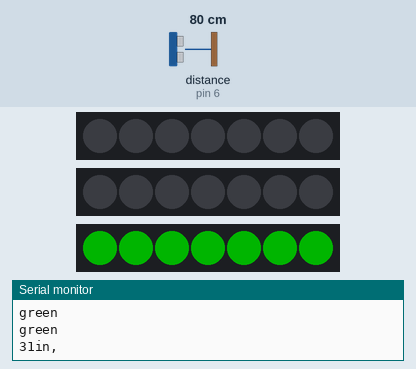
Recording of a sketch running on a simulated Arduino Uno, built with avr-gcc and run on an emulated ATmega328P. Parts: 3 × 7 RGB LEDs in strip order, left to right, the last lines printed to the serial monitor. Wiring (inferred from the names in the program): ultrasonic range finder: trigger pin 7; echo pin 6. Inputs (shaded band) come from the test bench; at power-on: distance to the obstacle (sensor on pin 6) 80 cm. The echo pulse lasts 58.3 µs per cm; dim RGB values are drawn brighter than linear.

Above: at 4.2 s.
4.3 s: distance to the obstacle (sensor on pin 6) set to 2 cm
At 5.0 s:
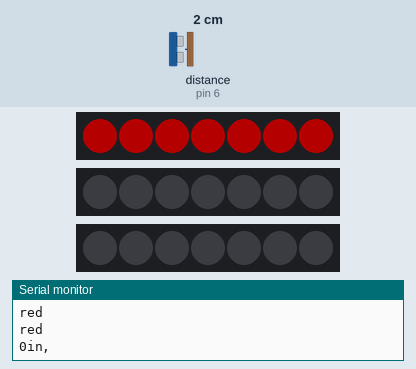
5.9 s: distance to the obstacle (sensor on pin 6) set to 35 cm
At 6.6 s:
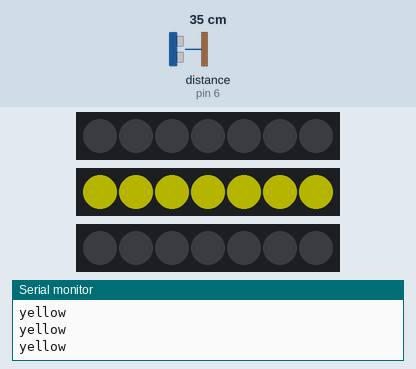
7.5 s: distance to the obstacle (sensor on pin 6) set to 4 cm
At 8.2 s:
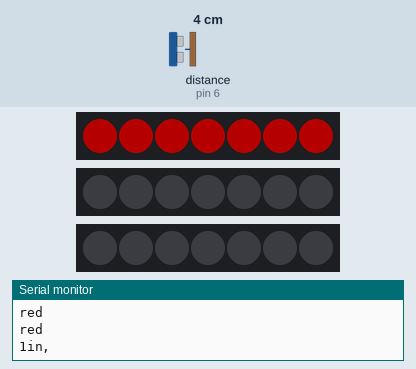
9.1 s: distance to the obstacle (sensor on pin 6) set to 120 cm
At 10.0 s:
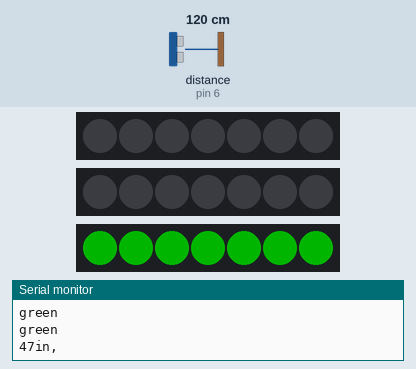
Timing chart, 0 to 11.7 s (numbered marks = the images above; inputs shaded):
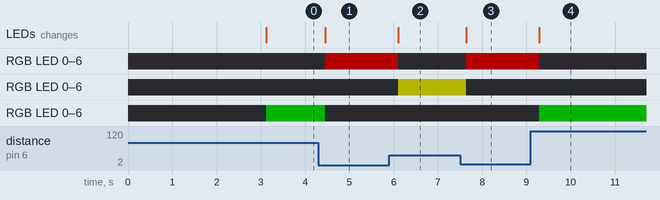

The sketch:

ulstrasound-lights.ino
```cpp
const int pingPin = 7; // Trigger Pin of Ultrasonic Sensor
const int echoPin = 6; // Echo Pin of Ultrasonic Sensor

#include <FastLED.h>        //addressable led library

#define LED_PIN_R     10    //red leds pin 10
#define LED_PIN_Y     11    //yellow leds pin 10
#define LED_PIN_G     12    //green leds pin 10

#define NUM_LEDS    7       //number of leds on the strip
#define BRIGHTNESS  64      //default brightness
#define LED_TYPE    WS2811    //led strip type
#define COLOR_ORDER GRB       //grb rgb etc
CRGB leds_r[NUM_LEDS];      //prepare color arrays for each strip
CRGB leds_y[NUM_LEDS];
CRGB leds_g[NUM_LEDS];

#define UPDATES_PER_SECOND 100      //how often to update the colors

void setup() {
    delay( 3000 ); // power-up safety delay
    FastLED.addLeds<LED_TYPE, LED_PIN_R, COLOR_ORDER>(leds_r, NUM_LEDS).setCorrection( TypicalLEDStrip ); //start up led structure
    FastLED.addLeds<LED_TYPE, LED_PIN_Y, COLOR_ORDER>(leds_y, NUM_LEDS).setCorrection( TypicalLEDStrip );
    FastLED.addLeds<LED_TYPE, LED_PIN_G, COLOR_ORDER>(leds_g, NUM_LEDS).setCorrection( TypicalLEDStrip );
    FastLED.setBrightness(  BRIGHTNESS );     //set default brighness

   Serial.begin(9600); // Starting Serial Terminal
   Serial.print("starting device ");  //serial debug
}

void loop() {
   long duration, inches;       //initialize distances
   pinMode(pingPin, OUTPUT);    //check output pin
   digitalWrite(pingPin, LOW); //send ping
   delayMicroseconds(2);
   digitalWrite(pingPin, HIGH);
   delayMicroseconds(10);
   digitalWrite(pingPin, LOW);
   pinMode(echoPin, INPUT);   //read echo
   duration = pulseIn(echoPin, HIGH); //find how long it took
   inches = microsecondsToInches(duration);   //use speed of sound to approximate distance
   Serial.print(inches);        //print
   Serial.println("in, ");
   delay(100);
   static uint8_t colorIndex = 0; //prepare default colors
   uint8_t brightness = 255;      //reset brighness

   if (inches < 10)             //if we are within 10 inches, stop
   {
        for( int i = 0; i < NUM_LEDS; i++) {      //loop through leds on strips
        leds_r[i] = CRGB {brightness,0,0};        //turn on red on red strip
        leds_y[i] = CRGB {0,0,0};                 //turn off other strips
        leds_g[i] = CRGB {0,0,0};
        Serial.println("red ");
        FastLED.show();                           //activate leds
    }
   }
    if (inches > 10 && inches < 20)                 //similar for yellow and green
   {
        for( int i = 0; i < NUM_LEDS; i++) {
        leds_r[i] = CRGB {0,0,0};
        leds_y[i] = CRGB {brightness,brightness,0};
        leds_g[i] = CRGB {0,0,0};
        Serial.println("yellow ");
        FastLED.show();
    }
   }
      if (inches > 20)
   {
        for( int i = 0; i < NUM_LEDS; i++) {
        leds_r[i] = CRGB {0,0,0};
        leds_y[i] = CRGB {0,0,0};
        leds_g[i] = CRGB {0,brightness,0};
        Serial.println("green ");
        FastLED.show();
    }
   }
}

long microsecondsToInches(long microseconds) {            //convert microseconds to inches
   return microseconds / 74 / 2;
}
```

Measured:
- after the input at 4.3 s, RGB LED 0–6: off → RGB(64, 0, 0) after 0.16 s; RGB LED 0–6: RGB(0, 64, 0) → off after 0.16 s; the LEDs: change after 0.16 s (image 1)
- after the input at 5.9 s, RGB LED 0–6: RGB(64, 0, 0) → off after 0.20 s; RGB LED 0–6: off → RGB(64, 64, 0) after 0.20 s; the LEDs: change after 0.20 s (image 2)
- after the input at 7.5 s, RGB LED 0–6: off → RGB(64, 0, 0) after 0.14 s; RGB LED 0–6: RGB(64, 64, 0) → off after 0.14 s; the LEDs: change after 0.14 s (image 3)
- after the input at 9.1 s, RGB LED 0–6: RGB(64, 0, 0) → off after 0.19 s; RGB LED 0–6: off → RGB(0, 64, 0) after 0.19 s; the LEDs: change after 0.19 s (image 4)
